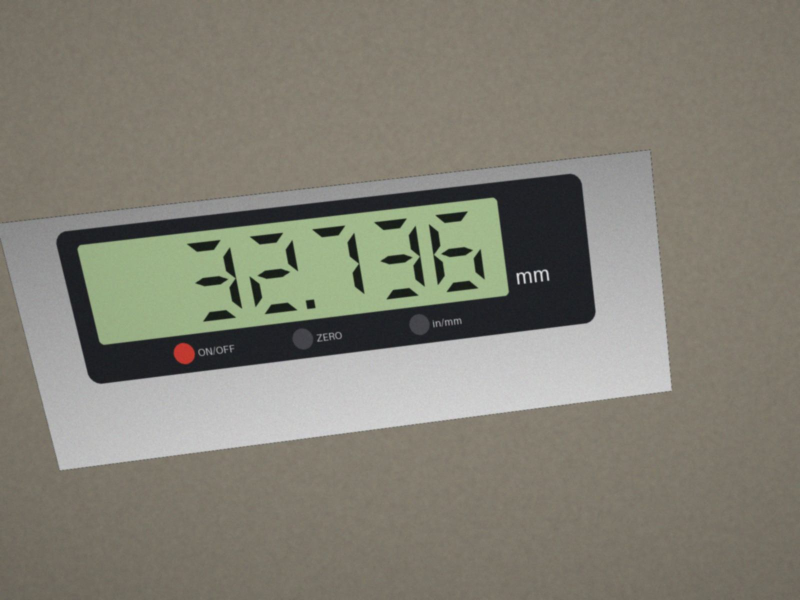
#> input picture eval/gauge_photos/gauge_00.jpg, 1600 x 1200 px (shown at 1/2 size)
$ python -i ingest.py   (imports and definitions only)
#> lines starting #> are read from the running program, lines starting #| are printed output that depends on the picture; after the words box and inside, x2 and y2 are one past the last pixel; in counts of white or black regions, pixels touching at a corner belong together
"""Load drawings: vector or scanned PDF, TIFF/PNG/JPEG scans, and phone photos.

Every sheet becomes a grayscale image (white paper, dark ink) plus, for vector PDFs, the words of the text layer
in sheet pixel coordinates.
"""

from __future__ import annotations

from dataclasses import dataclass, field
from pathlib import Path

import cv2
import fitz  # PyMuPDF
import numpy as np
from PIL import Image, ImageOps

Image.MAX_IMAGE_PIXELS = None

MAX_SIDE = 6400  # longest side in pixels after loading
PDF_DPI = 200


@dataclass
class LoadedSheet:
    image: Image.Image  # mode "L"
    dpi: float
    source: str
    words: list[tuple[tuple[int, int, int, int], str]] = field(default_factory=list)
    notes: list[str] = field(default_factory=list)
    dpi_trusted: bool = False  # true for PDF pages rendered at a known scale


def load(path: str | Path, max_pages: int = 12) -> list[LoadedSheet]:
    path = Path(path)
    if path.suffix.lower() == ".pdf":
        return _load_pdf(path, max_pages)
    return [_load_image(path)]


# [24 lines left out: function _load_pdf, not called in this run]


def _load_image(path: Path) -> LoadedSheet:
    img = Image.open(path)
#> img is the input picture: PIL image 1600x1200 RGB; mean R, G, B 129.8, 127.4, 115.7
    img = ImageOps.exif_transpose(img)
    dpi = float((img.info.get("dpi") or (300, 300))[0] or 300)
#> dpi = 300
    g = img.convert("L")
    if max(g.size) > MAX_SIDE:
        f = MAX_SIDE / max(g.size)
        g = g.resize((round(g.width * f), round(g.height * f)), Image.LANCZOS)
        dpi *= f
    arr = np.array(g)
    notes = []
    if looks_like_photo(arr):
        arr, n = rectify_photo(arr)
        notes += n
    cleaned, n2 = clean_scan(arr)
    return LoadedSheet(image=cleaned, dpi=dpi, source=path.name, notes=notes + n2)


def looks_like_photo(arr: np.ndarray) -> bool:
    """Photos have uneven lighting: the paper background varies a lot across the frame."""
    small = cv2.resize(arr, (64, 64), interpolation=cv2.INTER_AREA)
    bg = cv2.morphologyEx(small, cv2.MORPH_CLOSE, np.ones((9, 9), np.uint8))
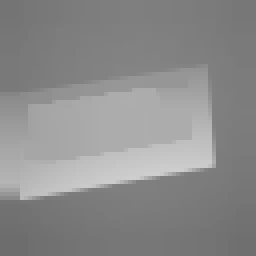
#> bg: shape (64, 64) (shown 4 times larger); min 109, max 206, mean 139.4
    return float(np.percentile(bg, 95) - np.percentile(bg, 20)) > 45


def rectify_photo(arr: np.ndarray) -> tuple[np.ndarray, list[str]]:
    """Find the sheet outline in a photo and warp it flat. Leaves the image alone if no clear outline."""
    h, w = arr.shape
#> h = 1200; w = 1600
    f = 1000 / max(h, w)
#> f = 0.625
    small = cv2.resize(arr, (int(w * f), int(h * f)))
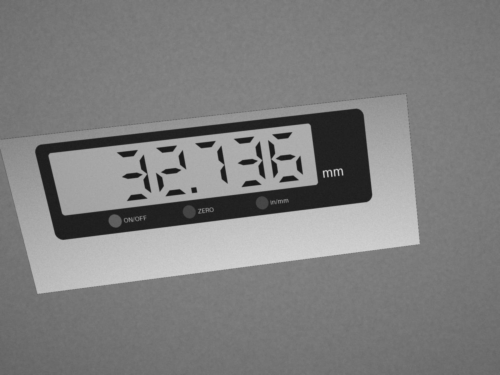
#> small: shape (750, 1000) (shown at 1/2 size); min 22, max 219, mean 126.6
    blur = cv2.GaussianBlur(small, (5, 5), 0)
    edges = cv2.Canny(blur, 40, 120)
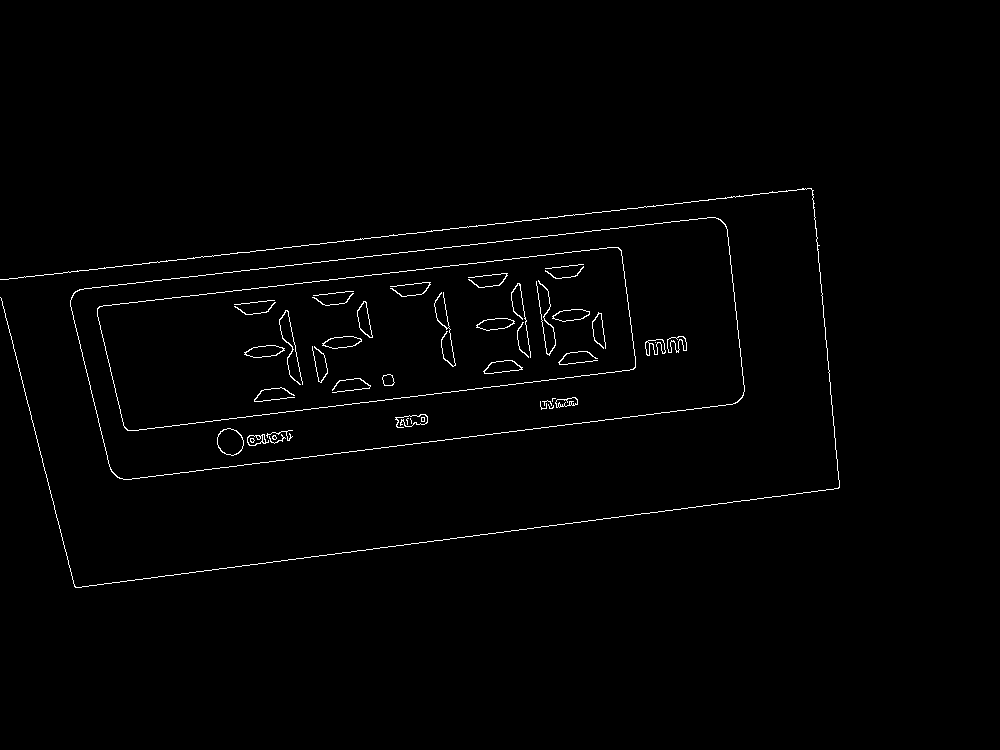
#> edges: shape (750, 1000); 1.1% white in thin lines or dots, all inside (x1, y1, x2, y2) = (0, 188, 840, 588)
    edges = cv2.dilate(edges, np.ones((3, 3), np.uint8))
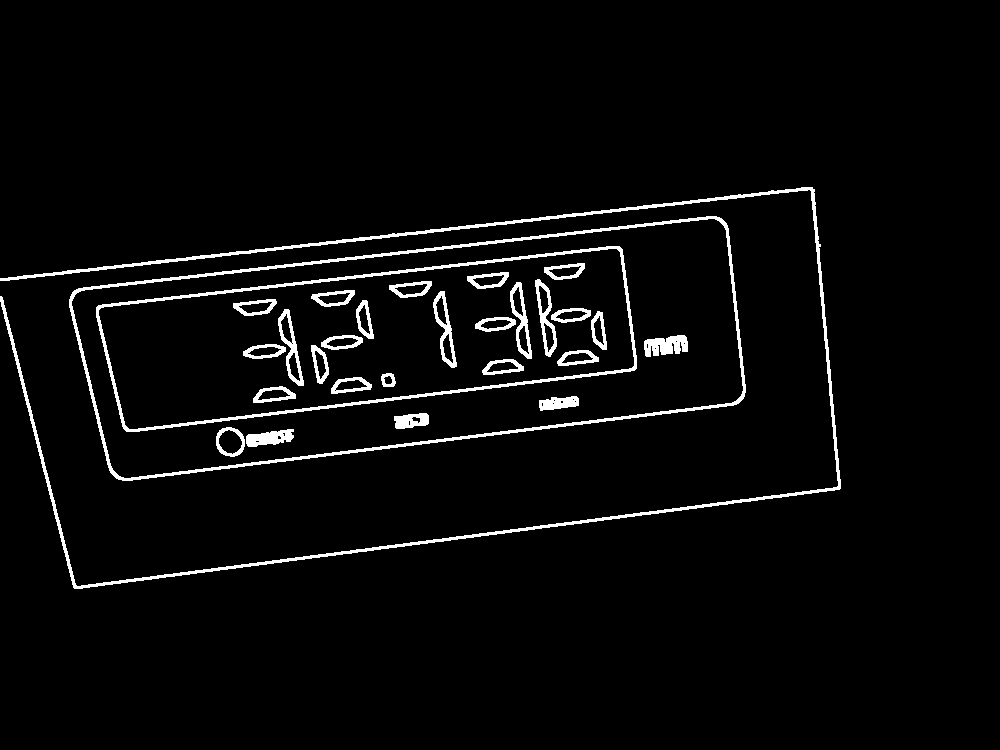
#> edges: shape (750, 1000); 3.5% white; 29 white regions
    cnts, _ = cv2.findContours(edges, cv2.RETR_EXTERNAL, cv2.CHAIN_APPROX_SIMPLE)
#> cnts = 2 contours; box (x1, y1, x2, y2) and area: (69, 216, 746, 481) 125996, (0, 187, 841, 589) 5026
    best = None
    for c in sorted(cnts, key=cv2.contourArea, reverse=True)[:5]:
        peri = cv2.arcLength(c, True)
        approx = cv2.approxPolyDP(c, 0.02 * peri, True)
        if len(approx) == 4 and cv2.contourArea(approx) > 0.25 * small.shape[0] * small.shape[1]:
            best = approx.reshape(4, 2).astype(np.float32) / f
            break
#> this loop made 2 passes
#> (peri, approx) on pass 1: (1740.6, [[727, 225], [78, 288], [109, 470], [736, 404]])
#> in _load_image, `arr, n = rectify_photo(arr)`: n = 1 item
    if best is None:
        return arr, ["photo: no sheet outline found, used as is"]
    s = best.sum(1)
    d = np.diff(best, axis=1).ravel()
    tl, br = best[np.argmin(s)], best[np.argmax(s)]
    tr, bl = best[np.argmin(d)], best[np.argmax(d)]
    wid = int(max(np.linalg.norm(br - bl), np.linalg.norm(tr - tl)))
    hei = int(max(np.linalg.norm(tr - br), np.linalg.norm(tl - bl)))
    m = cv2.getPerspectiveTransform(np.float32([tl, tr, br, bl]), np.float32([[0, 0], [wid, 0], [wid, hei], [0, hei]]))
    return cv2.warpPerspective(arr, m, (wid, hei), flags=cv2.INTER_CUBIC, borderValue=255), ["photo: sheet outline flattened"]


def clean_scan(arr: np.ndarray) -> tuple[Image.Image, list[str]]:
    """Even out the paper background and straighten small skew. Ink stays grayscale (no hard threshold)."""
    notes = []
    k = max(31, (min(arr.shape) // 40) | 1)
    bg = cv2.medianBlur(cv2.resize(arr, (arr.shape[1] // 4, arr.shape[0] // 4)), min(k // 4 * 2 + 1, 255))
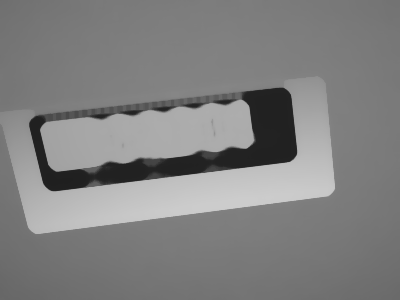
#> bg: shape (300, 400); min 31, max 204, mean 128
    bg = cv2.resize(bg, (arr.shape[1], arr.shape[0]), interpolation=cv2.INTER_LINEAR)
#> bg: shape (1200, 1600)
    norm = cv2.divide(arr, np.maximum(bg, 1), scale=255)
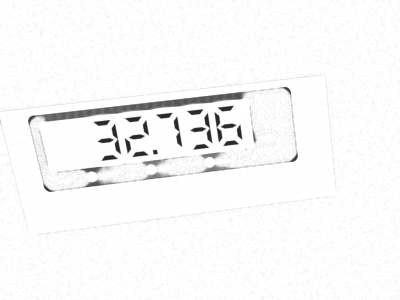
#> norm: shape (1200, 1600) (shown at 1/4 size); min 30, max 255, mean 248.1
    angle = estimate_skew(norm)
    if 0.15 <= abs(angle) <= 5:
        h, w = norm.shape
        m = cv2.getRotationMatrix2D((w / 2, h / 2), angle, 1.0)
        norm = cv2.warpAffine(norm, m, (w, h), flags=cv2.INTER_CUBIC, borderValue=255)
        notes.append(f"deskewed {angle:.2f} degrees")
    return Image.fromarray(norm), notes


def estimate_skew(arr: np.ndarray) -> float:
    """Median angle of long near-horizontal lines (drawing border and dimension lines)."""
    h, w = arr.shape
    f = 2000 / max(h, w)
    small = cv2.resize(arr, (int(w * f), int(h * f)), interpolation=cv2.INTER_AREA)
#> small: shape (1500, 2000)
    ink = (small < 128).astype(np.uint8) * 255
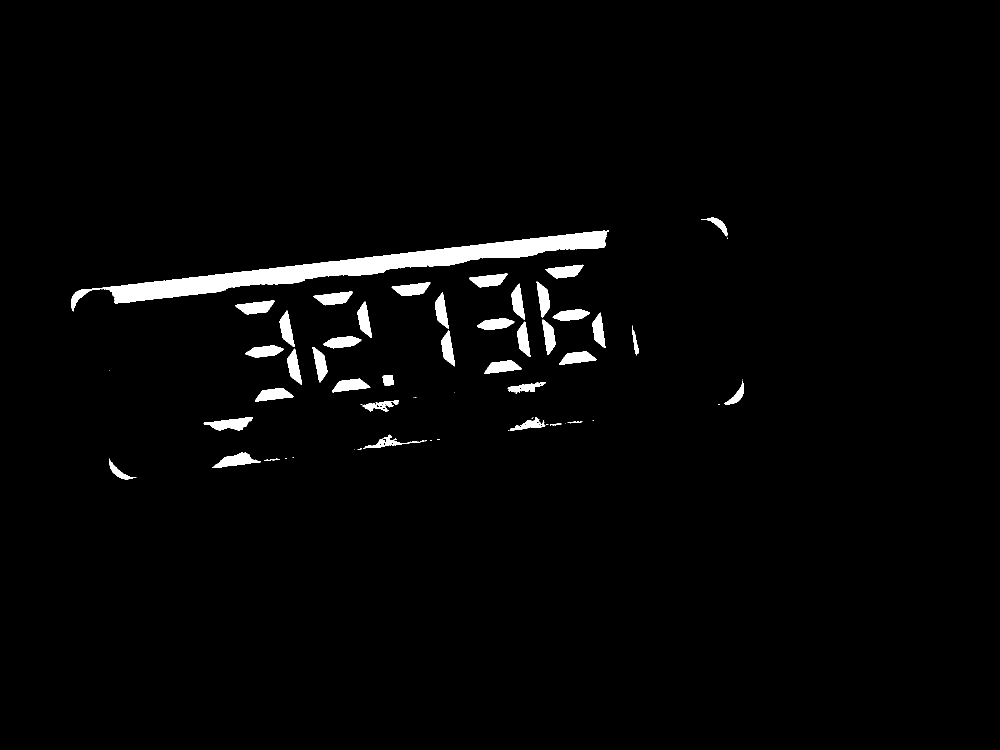
#> ink: shape (1500, 2000) (shown at 1/2 size); 2.3% white; 64 white regions (24 under 20 px), largest, box (x1, y1, x2, y2) and area: (201, 460, 1218, 607) 31648, (407, 835, 506, 862) 1488, (425, 904, 522, 936) 1423
    lines = cv2.HoughLinesP(ink, 1, np.pi / 1800, threshold=200, minLineLength=int(0.25 * small.shape[1]), maxLineGap=10)
#> lines = 28 rows, first 6: [227, 592, 1217, 461], [229, 597, 1211, 475], [157, 581, 1217, 460], [229, 600, 1209, 479], [229, 594, 1213, 466], [230, 601, 1209, 482]
    if lines is None:
        return 0.0
    angles = []
    for x0, y0, x1, y1 in lines.reshape(-1, 4):
        a = np.degrees(np.arctan2(y1 - y0, x1 - x0))
        if abs(a) < 6:
            angles.append(a)
#> this loop made 28 passes
#> (x0, y0, x1, y1, a) on passes 1 to 8: (227, 592, 1217, 461, -7.54), (229, 597, 1211, 475, -7.08), (157, 581, 1217, 460, -6.51), (229, 600, 1209, 479, -7.04), (229, 594, 1213, 466, -7.41), (230, 601, 1209, 482, -6.93), (229, 596, 1213, 468, -7.41), (229, 599, 1210, 478, -7.03)
#> after the loop, angles = []
    return float(np.median(angles)) if angles else 0.0

>>> result = load('../../eval/gauge_photos/gauge_00.jpg')
#> in clean_scan, `angle = estimate_skew(norm)`: angle = 0
#> in _load_image, `cleaned, n2 = clean_scan(arr)`: n2 = []
#> result = 1 item

$ run again, on eval/gauge_photos/gauge_01.jpg
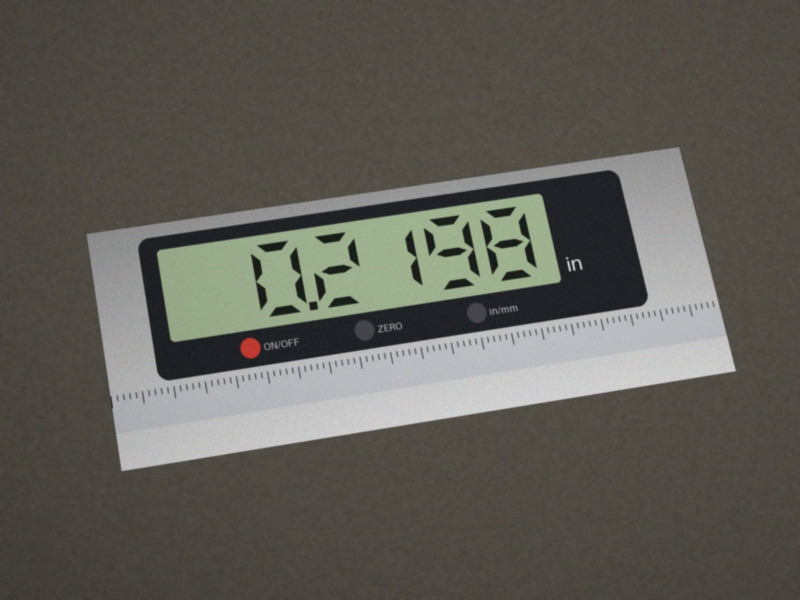
#> input picture eval/gauge_photos/gauge_01.jpg, 1600 x 1200 px (shown at 1/2 size)
#> in _load_image, img is the input picture: PIL image 1600x1200 RGB; mean R, G, B 95.1, 93.3, 86.6
#> dpi = 300
#> in rectify_photo, `h, w = arr.shape`: h = 1200; w = 1600
#> in rectify_photo, `f = 1000 / max(h, w)`: f = 0.625
#> in rectify_photo, `edges = cv2.dilate(edges, np.ones((3, 3), np.uint8))`:
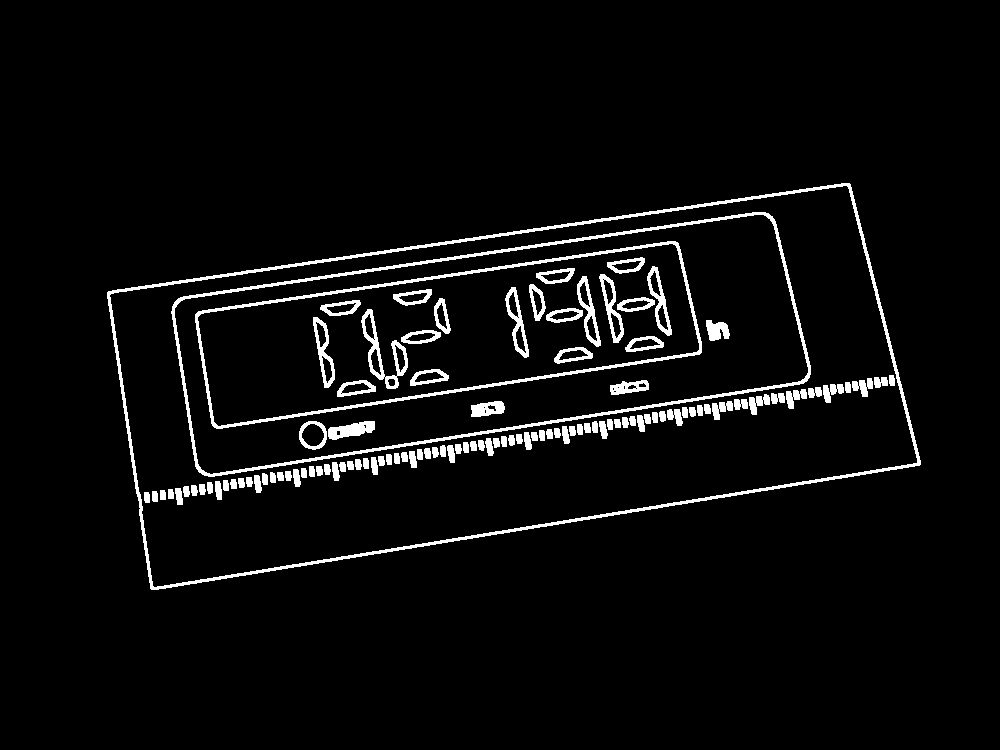
#> edges: shape (750, 1000); 4.3% white; 111 white regions
#> cnts = 1 contour; box (x1, y1, x2, y2) and area: (107, 183, 921, 590) 226618
#> the loop in rectify_photo, `for c in sorted(cnts, key=cv2.contourArea, reverse=True)[:5]:` made 1 pass
#> (peri, approx, best) on pass 1: (2234.4, [[850, 184], [108, 291], [150, 588], [919, 465]], [[1360, 294.4], [172.8, 465.6], [240, 940.8], [1470.4, 744]])
#> s = [1654.4, 638.4, 1180.8, 2214.4]
#> d = [-1065.6, 292.8, 700.8, -726.4]
#> tl = [172.8, 465.6]; br = [1470.4, 744]
#> tr = [1360, 294.4]; bl = [240, 940.8]
#> wid = 1246
#> hei = 479
#> m = [[1.03, -0.145, -109.9], [0.154, 1.07, -523.6], [-2.05e-05, 9.09e-05, 1]]
#> n = ['photo: sheet outline flattened']
#> in estimate_skew, `ink = (small < 128).astype(np.uint8) * 255`:
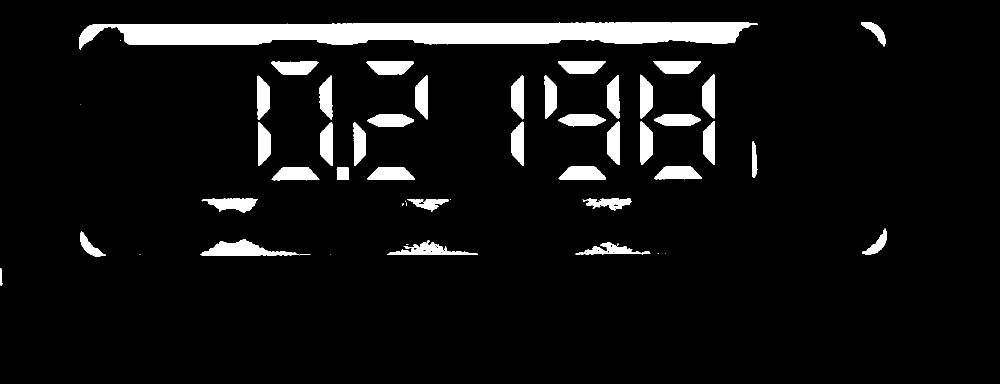
#> ink: shape (768, 2000) (shown at 1/2 size); 7.2% white; 53 white regions (13 under 20 px), largest, box (x1, y1, x2, y2) and area: (158, 45, 1516, 99) 49878, (400, 478, 597, 511) 3186, (775, 481, 956, 510) 2037
#> lines = 24 rows, first 6: [248, 67, 1514, 49], [248, 68, 1477, 64], [183, 50, 1514, 47], [829, 47, 1507, 46], [248, 70, 1476, 66], [249, 73, 1471, 75]
#> the loop in estimate_skew, `for x0, y0, x1, y1 in lines.reshape(-1, 4):` made 24 passes
#> (x0, y0, x1, y1, a) on passes 1 to 8: (248, 67, 1514, 49, -0.815), (248, 68, 1477, 64, -0.186), (183, 50, 1514, 47, -0.129), (829, 47, 1507, 46, -0.0845), (248, 70, 1476, 66, -0.187), (249, 73, 1471, 75, 0.0938), (248, 71, 1476, 69, -0.0933), (249, 75, 1471, 79, 0.188)
#> after the loop in estimate_skew, `for x0, y0, x1, y1 in lines.reshape(-1, 4):`: angles = [-0.815, -0.186, -0.129, -0.0845, -0.187, 0.0938, -0.0933, 0.188, 0.393, 0, 0.0935, 0.188, 0.211, 0.259, -0.454, 0.11, 0.137, -0.301, 0.114, 0.394, 0.311, 0.213, 0, 0]
#> angle = 0.0936
#> n2 = []
#> result = 1 item
